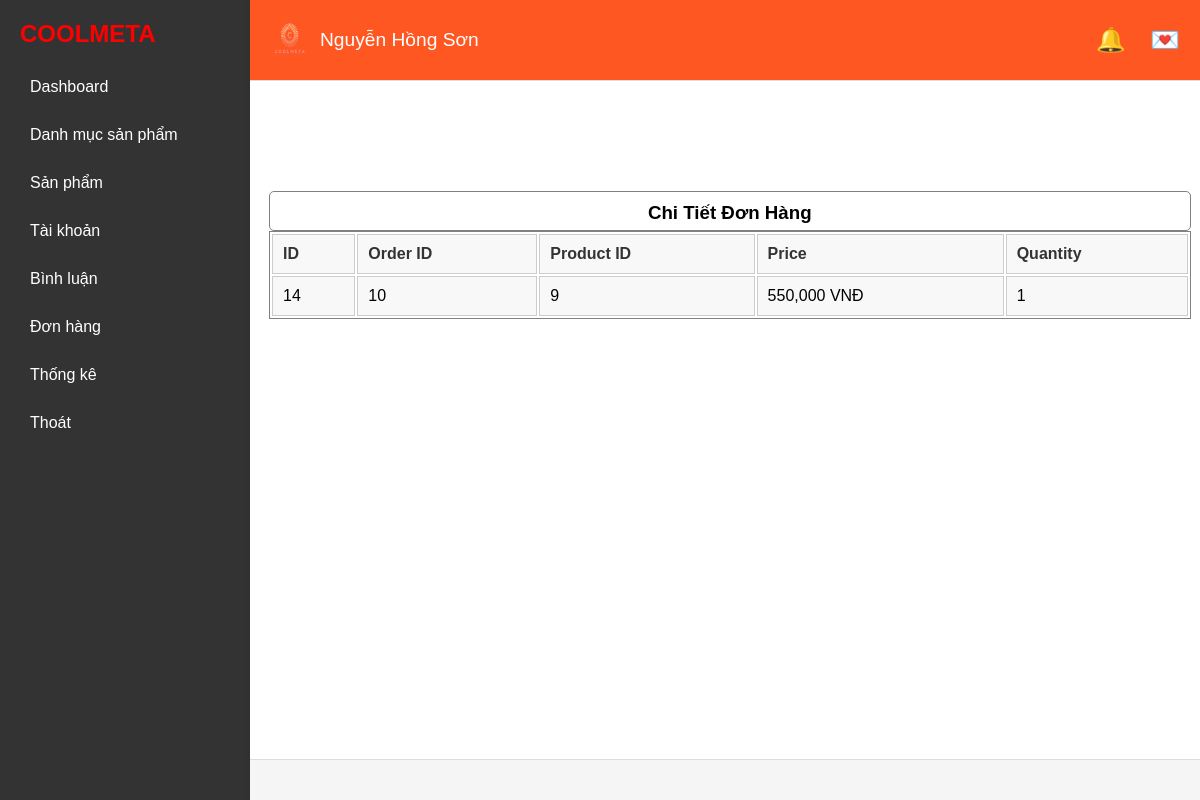
The page /index.php?role=admin&act=OrderDetail&id=10 (signed in) on the database its author committed.
### tables this page shows
CREATE TABLE `order_details` (
  `id` int NOT NULL,
  `order_id` int NOT NULL,
  `product_id` int NOT NULL,
  `product_name` varchar(255) DEFAULT NULL,
  `price` decimal(10,2) NOT NULL,
  `quantity` int NOT NULL
);

### app/Database/Functions.php (called while the page is built, shortened)
<?php
function view($path_view, $data=[]){
    extract($data);
    $path_view  = str_replace(".","/", $path_view);
    include_once "app/Views/$path_view.php";
};

### app/Controllers/Admin/AdminOrderController.php (called while the page is built, shortened)
<?php
class AdminOrderController {
    public function detail(){
        $id = $_GET['id'];
        $orderDetail = (new Order)->allOrderDetail($id);
        return view('Admin.cart.detail', compact('categories','message', 'orderDetail'));
    }
}

### index.php (called while the page is built, shortened)
<?php
include_once "app/Database/Database.php";
include_once "app/Database/Functions.php";
include_once "app/Models/Order.php";
include_once  "app/Controllers/Admin/AdminOrderController.php";
include_once "Router/Web.php";

### app/Database/Database.php (called while the page is built, shortened)
<?php
class Database
{
    private $pdo;
    public function __construct()
    {
        try {
            $this->pdo = new PDO("mysql:host=" . HOST . ";port=" . PORT . ";dbname=" . DBNAME,USERNAME,PASSWORD);
            $this->pdo->setAttribute(PDO::ATTR_ERRMODE, PDO::ERRMODE_EXCEPTION);
        } catch (Exception $error) {
            echo "<h1>Lỗi kết nối CSDL: " . $error->getMessage() . "</h1>";
        }
    }
    public function getConnection()
    {
        return $this->pdo;
    }
    public function __destruct()
    {
        $this->pdo = null;
    }
}

### app/Models/Order.php (called while the page is built, shortened)
<?php
class Order
{
    public $pdo;
    public function __construct()
    {
        $db = new Database();
        $this->pdo = $db->getConnection();
    }
    public function allOrderDetail($orderId)
    {
        $sql = "SELECT od.id, od.order_id, od.product_id, p.name AS product_name, od.price, od.quantity
                FROM order_details od
                JOIN products p ON od.product_id = p.id
                WHERE od.order_id = :order_id";
        $stmt = $this->pdo->prepare($sql);
        $stmt->bindParam(':order_id', $orderId, PDO::PARAM_INT);
        $stmt->execute();
        return $stmt->fetchAll(PDO::FETCH_ASSOC);
    }
}

### app/Views/Admin/cart/detail.php (the view, shortened to what this page needs)
<?php include_once VIEW . "Admin/base/header.php" ?>
<div class="main">
    <div class="product-main">
        <div style="color: green; margin: 40px 50px 0px 50px; font-weight: 25; height: 50px; border-radius: 20px;">
        </div>
        <div class="show_list" style="width: 97%; margin: 20px 0; border-collapse: collapse; margin-left: 2%;">
            <table style="width: 100%; border: 1px solid gray;">
                <div style="width: 100%; height: 40px; background-color: white; border: 1px solid gray; border-radius: 5px; margin-top: 20px; text-align: center;">
                    <h3 style="margin-top: 10px;">Chi Tiết Đơn Hàng</h3>
                </div>
                <thead style="background-color: #f2f2f2;">
                    <tr>
                        <th style="background-color: #f8f8f8; color: #333; font-weight: bold; padding: 10px; text-align: left; border: 1px solid #ccc;">ID</th>
                        <th style="background-color: #f8f8f8; color: #333; font-weight: bold; padding: 10px; text-align: left; border: 1px solid #ccc;">Order ID</th>
                        <th style="background-color: #f8f8f8; color: #333; font-weight: bold; padding: 10px; text-align: left; border: 1px solid #ccc;">Product ID</th>
                        <th style="background-color: #f8f8f8; color: #333; font-weight: bold; padding: 10px; text-align: left; border: 1px solid #ccc;">Price</th>
                        <th style="background-color: #f8f8f8; color: #333; font-weight: bold; padding: 10px; text-align: left; border: 1px solid #ccc;">Quantity</th>
                    </tr>
                </thead>
                <tbody>
                    <?php foreach ($orderDetail as $detail) : ?>
                        <tr>
                            <td style="background-color: #f8f8f8; padding: 10px; text-align: left; border: 1px solid #ccc;"><?= $detail['id'] ?></td>
                            <td style="background-color: #f8f8f8; padding: 10px; text-align: left; border: 1px solid #ccc;"><?= $detail['order_id'] ?></td>
                            <td style="background-color: #f8f8f8; padding: 10px; text-align: left; border: 1px solid #ccc;"><?= $detail['product_id'] ?></td>
                            <td style="background-color: #f8f8f8; padding: 10px; text-align: left; border: 1px solid #ccc;"><?= number_format($detail['price']) ?> VNĐ</td>
                            <td style="background-color: #f8f8f8; padding: 10px; text-align: left; border: 1px solid #ccc;"><?= $detail['quantity'] ?></td>
                        </tr>
                    <?php endforeach; ?>
                </tbody>
            </table>
        </div>
    </div>
</div>
<?php include_once VIEW . "Admin/base/footer.php" ?>

### Assets/Admin/Css/admin.css (style rules this page uses)
* { box-sizing: border-box; margin: 0; padding: 0; font-family: Arial, sans-serif; }
body { display: flex; height: 100vh; background-color: #f5f5f5; overflow-y: hidden; }

### app/Views/Admin/cart/detail.php (style rules this page uses)
.main { height: 800px; overflow-y: auto; }

### rows shown on the page
order_details: id "14", order "10", product "9", price "550,000", quantity "1"

### other values the page prints
$_SESSION['user']['fullname'] "Nguyễn Hồng Sơn"
